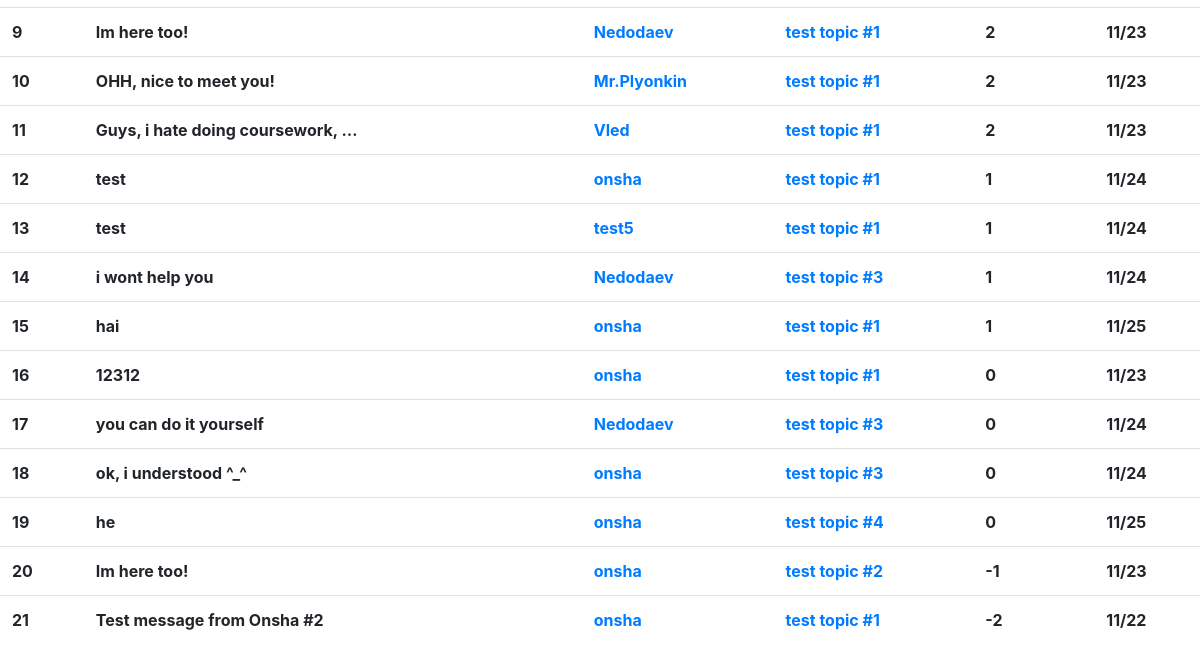
/msg/best/ (lower part), run on an earlier commit of the app's database.
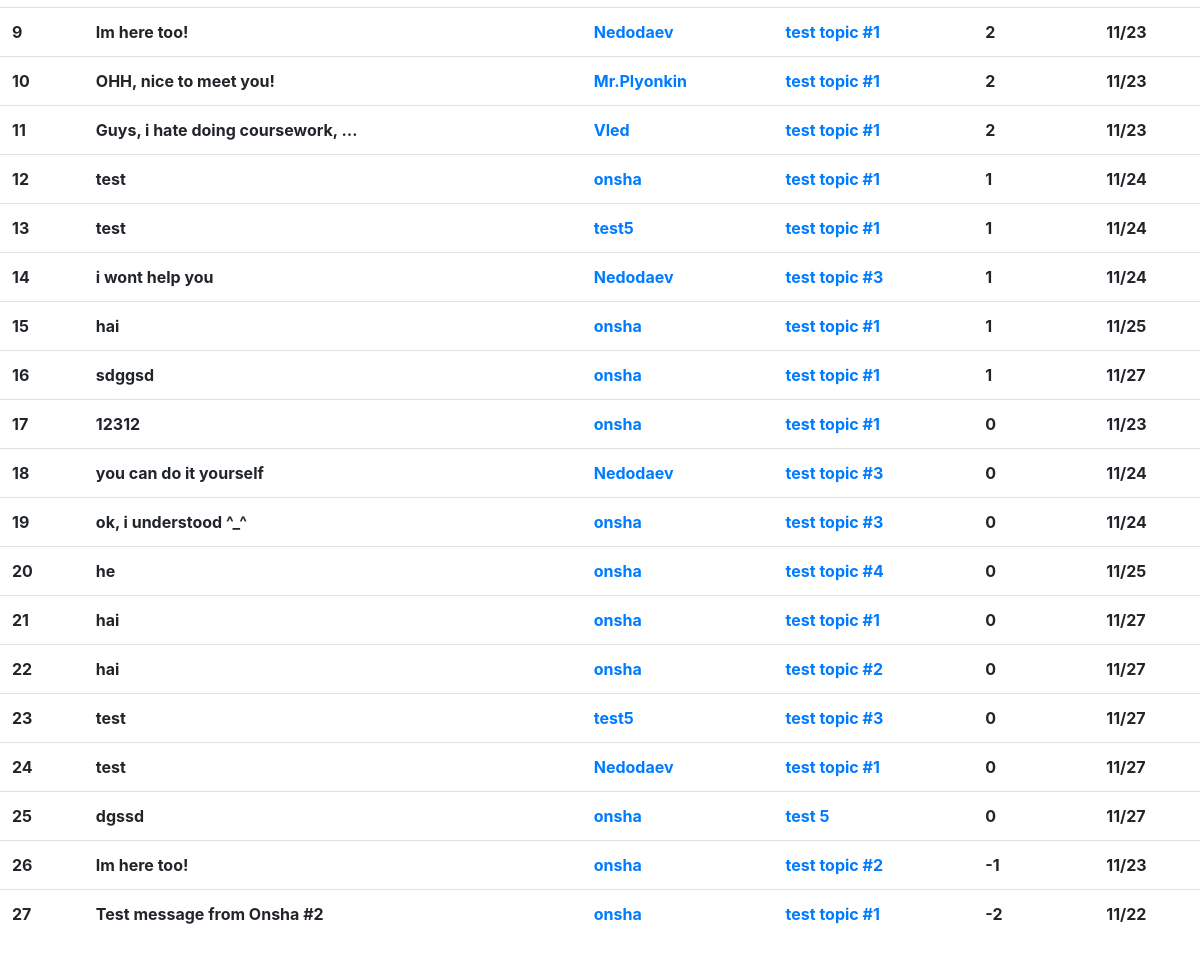
And on a later commit of the database.
### forumengine/models.py (models this page shows, shortened)
class Message(models.Model):
    message_id = models.AutoField(primary_key=True)
    body = models.TextField(blank=False, null=False)
    date_of_pub = models.DateTimeField(auto_now_add=True)
    rating = models.IntegerField(blank=False, null=False, default=0)
    author = models.ForeignKey(ForumUser, on_delete=models.CASCADE, blank=False)
    topic = models.ForeignKey(Topic, on_delete=models.CASCADE, blank=False)
    voted_users = models.ManyToManyField(ForumUser, blank=True, default=None, related_name='voted_users')

class Topic(models.Model):
    topic_id = models.AutoField(primary_key=True, auto_created=True)
    title = models.CharField(max_length=80, blank=False, null=False, default='unnamed')
    date_of_pub = models.DateTimeField(auto_now_add=True)
    category = models.ForeignKey(Category, on_delete=models.CASCADE, blank=False)
    rating = models.IntegerField(blank=False, null=False, default=0)
    slug = models.SlugField(max_length=255, unique=True)
    author = models.ForeignKey(ForumUser, on_delete=models.CASCADE, blank=False, null=False)
    def get_absolute_url(self):
        return reverse('topic_detail_view', kwargs={'slug': self.slug})

### forumengine/views.py (the view, shortened to what this page needs)
# urls.py: path('msg/best/', BestMessages.as_view(), name='best_messages_url'),
class BestMessages(View):
    def get(self, request, time_range='2018-01-01'):
        form = FilterForm()
        date_now = datetime.datetime.now().date()
        messages = Message.objects.filter(date_of_pub__range=(time_range, date_now)).order_by('-rating')
        if request.user.is_authenticated:
            user = ForumUser.objects.get(username=request.user.username)
        else:
            user = None
        context = {
            'message_list': messages,
            'user': user,
            'form': form
        }
        return render(request, 'forumengine/best_messages_template.html', context=context)

### forumengine/models.py (called while the page is built)
    def get_absolute_url(self):
        return reverse('user_detail_url', kwargs={'id': self.id})

### forumengine/templatetags/users_list_extras.py (called while the page is built)
@register.filter(name='order')
def order(self):
    return enumerate(self, 1)

### forumengine/templates/forumengine/best_messages_template.html (shortened to what this page needs)
{%extends 'base.html'%}
{% load users_list_extras %}
{% block content %}
<table class="table">
    <tbody>
    {% for index, message in message_list|order %}
    <tr>
        {% if index == 1%}
        <th scope="col"> {{ index }} <i class="fas fa-trophy gold fa-lg"></i></th>
        {% elif index == 2 %}
        <th scope="col"> {{ index }} <i class="fas fa-trophy silver "></i></th>
        {% elif index == 3 %}
        <th scope="col"> {{ index }} <i class="fas fa-trophy bronze fa-sm"></i></th>
        {% else%}
        <th scope="col">{{ index }}</th>
        {% endif %}
        <th scope="col">{{message.body|truncatewords:5}}</th>
        <th scope="col"><a href={{message.author.get_absolute_url}}>{{message.author.username}}</a></th>
        <th scope="col"><a href={{message.topic.get_absolute_url}}>{{message.topic.title}}</a></th>
        <th scope="col">{{message.rating}}</th>
        <th scope="col">{{message.date_of_pub.month}}/{{message.date_of_pub.day}}</th>
    </tr>
    {% endfor %}
    </tbody>
</table>
{%endblock%}

### templates/base.html (shortened to what this page needs)
{% load static %}
<!DOCTYPE html>
<html lang="en">
<head>
    {% block head %}
    <link rel="stylesheet" href="{% static 'bootstrap/css/bootstrap.min.css'%}">
    <link href="{% static 'fontawesome-free-5.5.0-web/css/all.css'%}" rel="stylesheet">
    <link rel="stylesheet" href="{% static 'forumengine/css/styles.css'%}">
    {% endblock%}
</head>
<body>
{% block content %}{% endblock %}
</body>
</html>

### forumengine/static/forumengine/css/styles.css (style rules this page uses)
* { margin: 0; padding:0; }

What changed in the data, as far as the page shows it:
added Message: index "16", body "sdggsd", author.username "onsha", topic "test topic #1", rating "1", date_of_pub.month "11", date_of_pub.day "27"
computed for Message (number 9 of 19 on the later page): message_id "16" → "17"
computed for Message "you can do it yourself": index "17" → "18"
computed for Message "ok, i understood ^_^": index "18" → "19"
computed for Message "he": index "19" → "20"
added Message: index "21", body "hai", author.username "onsha", topic "test topic #1", rating "0", date_of_pub.month "11", date_of_pub.day "27"
added Message: index "22", body "hai", author.username "onsha", topic "test topic #2", rating "0", date_of_pub.month "11", date_of_pub.day "27"
added Message: index "23", body "test", author.username "test5", topic "test topic #3", rating "0", date_of_pub.month "11", date_of_pub.day "27"
added Message: index "24", body "test", author.username "Nedodaev", topic "test topic #1", rating "0", date_of_pub.month "11", date_of_pub.day "27"
added Message: index "25", body "dgssd", author.username "onsha", topic "test 5", rating "0", date_of_pub.month "11", date_of_pub.day "27"
computed for Message (number 18 of 19 on the later page): index "20" → "26"
computed for Message "Test message from Onsha #2": index "21" → "27"
